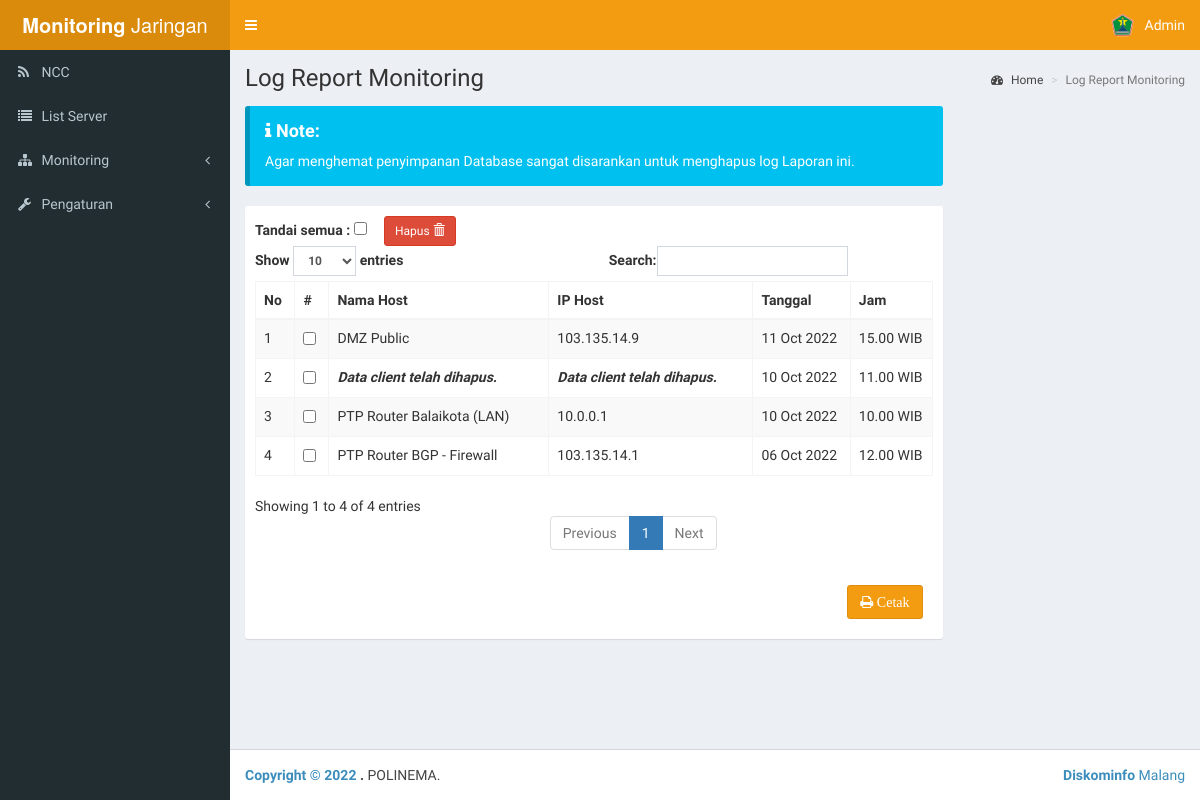
Screenshot of /log (signed in) with the database file from the repository.
### tables this page shows
CREATE TABLE `user` (
  `id_user` int(10) NOT NULL,
  `email_user` varchar(255) NOT NULL,
  `pwd_user` varchar(255) NOT NULL,
  `name_user` varchar(255) NOT NULL
);

CREATE TABLE `blok` (
  `id_blok` int(50) NOT NULL,
  `name_blok` varchar(255) NOT NULL,
  `telp_blok` varchar(100) NOT NULL,
  `add_blok` longtext NOT NULL,
  `sum_client` int(100) NOT NULL,
  `pusat_client` varchar(100) NOT NULL
);

CREATE TABLE `log` (
  `id_log` int(10) NOT NULL,
  `id_client` varchar(100) NOT NULL,
  `date_log` varchar(25) NOT NULL,
  `hour_log` varchar(25) NOT NULL,
  `status_log` int(5) NOT NULL
);

CREATE TABLE `client` (
  `id_client` int(50) NOT NULL,
  `id_blok` int(50) NOT NULL,
  `ip_client` varchar(50) NOT NULL,
  `name_client` varchar(255) NOT NULL,
  `status_client` enum('Connected','Disconnected','Destination net unreachable','Destination host unreachable','Request timed out') NOT NULL
);

### view/log-report.php (the view, shortened to what this page needs)
<?php
$this_date = date("d M Y");
$sql_l = "SELECT*FROM log NATURAL LEFT JOIN client WHERE date_log!='$this_date' ORDER BY id_log DESC";
$query_l = $conn->query($sql_l);
 ?>
<div class="box-body">
<form method="post" action="asset/proses.php?del_log">
<strong>Tandai semua :</strong> <input type="checkbox" class="master-noreg flat-red"> &nbsp;&nbsp;&nbsp;
<button class='btn btn-danger btn-sm' type="submit" onclick="alert('Hapus yang ditandai?');"> Hapus
<i class='glyphicon glyphicon-trash'></i></button>
    <table id="log-report" class="table table-bordered table-striped">
    <thead>
      <tr>
        <th>No</th>
        <th>#</th>
        <th>Nama Host</th>
        <th>IP Host</th>
        <th>Tanggal</th>
        <th>Jam</th>
      </tr>
    </thead>
    <tbody>
    <?php
    $no=0;
    while ($a_log = $query_l->fetch_assoc()) {
        $no++;
            extract($a_log);
            if (!isset($ip_client)) {
                $ip_client = "<strong><i>Data client telah dihapus.</i></strong>";
                $name_client = "<strong><i>Data client telah dihapus.</i></strong>";
            }
            echo "<tr>
                    <td>$no</td>
                    <td><input type='checkbox'class='noreg' name='id_log[]' value='$id_log'/></td>
                    <td>$name_client</td>
                    <td>$ip_client</td>
                    <td>$date_log</td>
                    <td>$hour_log.00 WIB</td>
                  </tr>";
        }
     ?>
  </table>
  </form>
  <div class="box-body" style="right: 50px" align="right">
 <a href="report/cetak.php" target="_blank"><button class="btn btn-warning" type="submit" onclick="alert('Cetak Laporan');"><i class="fa fa-print"> Cetak</i></button>
    </div>
</div>

### index.php (shortened to what this page needs)
<?php
    if (isset($_GET['page'])) {
      $page = $_GET['page'];
    } else {
      $page = "home";
    }
    	if (!isset($_SESSION['admin'])) {
    		include './view/login.php';
    	} else {
    		include './view/media.php';
    	}
 ?>

### view/media.php (shortened to what this page needs)
<!DOCTYPE html>
<html>
  <head>
    <link rel="stylesheet" href="asset/bootstrap/css/bootstrap.min.css">
    <link rel="stylesheet" href="https://maxcdn.bootstrapcdn.com/font-awesome/4.4.0/css/font-awesome.min.css">
    <link rel="stylesheet" href="asset/plugins/select2/select2.min.css">
    <link rel="stylesheet" href="https://code.ionicframework.com/ionicons/2.0.1/css/ionicons.min.css">
    <link rel="stylesheet" href="asset/dist/css/AdminLTE.min.css">
    <link rel="stylesheet" href="asset/dist/css/skins/_all-skins.min.css">
  </head>
  <body class="sidebar-mini skin-yellow layout-boxed">
    <div class="wrapper">
        <header class="main-header">
            <?php include './view/layout/header.php'; ?>
        </header>
      <aside class="main-sidebar">
        <section class="sidebar">
            <?php include './view/layout/sidebar.php'; ?>
        </section>
      </aside>
      <div class="content-wrapper">
          <?php include './view/layout/content.php'; ?>
      </div>
        <footer class="main-footer">
        <div class="pull-right hidden-xs">
          <b>Diskominfo</b> Malang
        </div>
        <strong>Copyright © <?php echo date("Y"); ?> <a href="#"></a>.</strong> POLINEMA.
      </footer>
    </div>
  </body>
</html>

### view/layout/header.php (shortened to what this page needs)
<?php
$query_us = $conn->query("SELECT*FROM user WHERE id_user='$_SESSION[id]'");
$admin = $query_us->fetch_assoc();
$admin_name = $admin['name_user'];
 ?>
        <a href="home" class="logo">
          <span class="logo-lg"><b>Monitoring</b> Jaringan</span>
        </a>
        <nav class="navbar navbar-static-top" role="navigation">
          <a href="#" class="sidebar-toggle" data-toggle="offcanvas" role="button">
          </a>
          <div class="navbar-custom-menu">
            <ul class="nav navbar-nav">
              <li class="dropdown user user-menu">
                <a href="#" class="dropdown-toggle" data-toggle="dropdown">
                  <img src="asset/dist/img/mlgkucecwara.jpg" class="user-image" alt="User Image">
                  <span class="hidden-xs"><?php echo $admin_name; ?></span>
                </a>
              </li>
            </ul>
          </div>
        </nav>

### view/layout/sidebar.php (shortened to what this page needs)
<ul class="sidebar-menu">
<?php
    $d_blokx=$conn->query("SELECT (name_blok) FROM blok WHERE pusat_client='1'")->fetch_assoc();
    $nama_blok = $d_blokx['name_blok'];
    $link = array("home", "stasiun", "#", "#");
    $nama = array("$nama_blok", "List Server", "Monitoring", "Pengaturan");
    $icon = array("fa fa-rss", "fa fa-list","fa fa-sitemap", "fa fa-wrench");
    for ($i=0; $i <= count($link)-1 ; $i++) {
      if (strcmp($page, "$link[$i]")==0) {
            $status_l = " class='active'";
          } else {
            $status_l = "";
          }
      if ($nama[$i] === "Monitoring") {
        $right_icon = "<i class='fa fa-angle-left pull-right'></i>";
        $menu_d = "<ul class='treeview-menu'>";
      } elseif ($nama[$i] === "Pengaturan") {
        $right_icon = "<i class='fa fa-angle-left pull-right'></i>";
        $menu_d = "<ul class='treeview-menu'>
        <li>
            <a class='active' href='./add_stasiun'>Add Server</a>
        </li>
        <li>
            <a class='active' href='./add_client'>Add Client</a>
        </li>
        <li>
            <a class='active' href='./log'>Log Laporan </a>
        </li>
        <!-- <li>
            <a href='./asset/proses.php?logout'>Logout</a>
        </li> -->
        </ul>";
      } else {
        $right_icon = "";
        $menu_d = "";
      }
      echo "<li $status_l>
              <a href='$link[$i]'>
              <i class='$icon[$i]'></i> <span>$nama[$i]</span> $right_icon
              </a> $menu_d";
              if ($nama[$i]==="Monitoring") {
              echo "</ul>";
              }
      echo "
            </li>";
    }
 ?>
 </ul>

### view/layout/content.php (shortened to what this page needs)
<?php
    if (strcmp($page, "home")==0) {
        function showNotif() {
          if (isset($_GET['st'])) {
                    if ($_GET['st'] == 1) {
                          echo '<div class="callout callout-warning" style="margin-bottom: 0!important;">
                              <h4><i class="fa fa-info"></i> Note:</h4>
                              Berhasil Disimpan.
                            </div><br />';
                    } elseif ($_GET['st'] == 2) {
                          echo '<div class="callout callout-danger" style="margin-bottom: 0!important;">
                              <h4><i class="fa fa-info"></i> Note:</h4>
                              Gagal Menyimpan.
                            </div><br />';
                    }
                  }
        }
        $d_blok=$conn->query("SELECT (name_blok) FROM blok WHERE pusat_client='1'")->fetch_assoc();
        $judul = $d_blok['name_blok'];
        $pantau = 1;
        $notif = 'true';
        $halaman = "./view/beranda.php";
      } elseif (strcmp($page, "log")==0) {
        function showNotif() {
          echo '<div class="callout callout-info" style="margin-bottom: 0!important;">
          <h4><i class="fa fa-info"></i> Note:</h4>
          Agar menghemat penyimpanan Database sangat disarankan untuk menghapus log Laporan ini.
          </div> <br />';
        }
        $notif = 'true';
        $judul = "Log Report Monitoring";
        $halaman = "./view/log-report.php";
      }  else {
        $notif = 'false';
        $pantau = 0;
        $judul = "";
        $halaman = "./view/404.php";
      }
?>
        <section class="content-header">
          <h1>
            <?php echo $judul; ?>
          </h1>
          <ol class="breadcrumb">
            <li><a href="#"><i class="fa fa-dashboard"></i> Home</a></li>
            <li class="active"><?php echo $judul; ?></li>
          </ol>
        </section>
        <section class="content">
          <div class="row">
            <div class="col-md-9">
            <?php
              if ($notif == "true") {
                showNotif();
              }
             ?>
              <div class="nav-tabs-custom">
                <?php include $halaman; ?>
              </div>
            </div>
            <div class="col-md-3">
            </div>
          </div>
        </section>

### rows the page displays
user: name_user "Admin"
blok: name_blok "NCC", name_blok "List Server", name_blok "Monitoring", name_blok "Pengaturan"
log: client.name_client "DMZ Public", client.ip_client "103.135.14.9", date_log "11 Oct 2022", hour_log "15"
log: shows "Data client telah dihapus.", date_log "10 Oct 2022", hour_log "11"
log: client.name_client "PTP Router Balaikota (LAN)", client.ip_client "10.0.0.1", date_log "10 Oct 2022", hour_log "10"
log: client.name_client "PTP Router BGP - Firewall", client.ip_client "103.135.14.1", date_log "06 Oct 2022", hour_log "12"

### other values shown
$judul "Log Report Monitoring"
